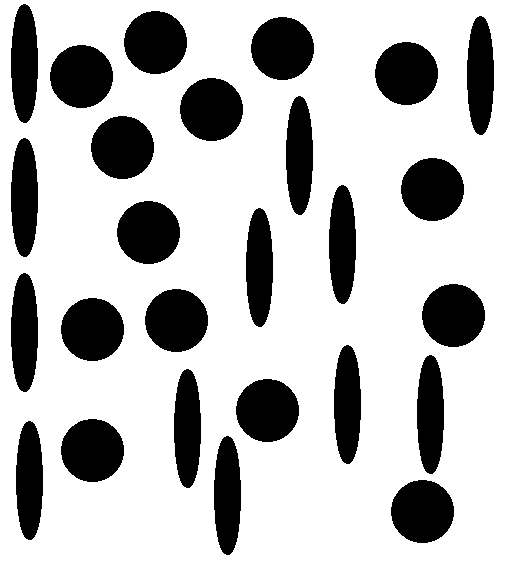
#> input picture Advanced/4.Image segmentation & contours/blobes.png, 510 x 563 px
$ jupyter execute mini_project2.ipynb
#> lines starting #> are read from the running program, lines starting #| are printed output that depends on the picture; after the words box and inside, x2 and y2 are one past the last pixel; in counts of white or black regions, pixels touching at a corner belong together
# Counting Circles & Ellipses

## cv2.SimpleBlobDetector_Params()

### Area
- `filterByArea`: فعال یا غیرفعال کردن فیلتر بر اساس مساحت.
- `minArea`: حداقل مساحت برای شناسایی بلا‌ب.
- `maxArea`: حداکثر مساحت برای شناسایی بلا‌ب.

### Circularity
- `filterByCircularity`: فعال یا غیرفعال کردن فیلتر بر اساس دایره‌ای بودن.
- `minCircularity`: حداقل میزان دایره‌ای بودن بلا‌ب (از ۰ تا ۱).
- `maxCircularity`: حداکثر میزان دایره‌ای بودن بلا‌ب (از ۰ تا ۱).

### Convexity
- `filterByConvexity`: فعال یا غیرفعال کردن فیلتر بر اساس تحدب.
- `minConvexity`: حداقل میزان تحدب بلا‌ب (از ۰ تا ۱).
- `maxConvexity`: حداکثر میزان تحدب بلا‌ب (از ۰ تا ۱).

### Inertia
- `filterByInertia`: فعال یا غیرفعال کردن فیلتر بر اساس نسبت لختی.
- `minInertiaRatio`: حداقل نسبت لختی بلا‌ب (از ۰ تا ۱).
- `maxInertiaRatio`: حداکثر نسبت لختی بلا‌ب (از ۰ تا ۱).

[cell 1]
import cv2
import numpy as np
import matplotlib.pyplot as plt

img = cv2.imread('blobes.png')
#> img is the input picture: shape (563, 510, 3); min 0, max 255, mean 188.8

thresh = cv2.adaptiveThreshold(
    cv2.cvtColor(img, cv2.COLOR_BGR2GRAY), 255, cv2.ADAPTIVE_THRESH_GAUSSIAN_C, cv2.THRESH_BINARY_INV, 21, 5
)
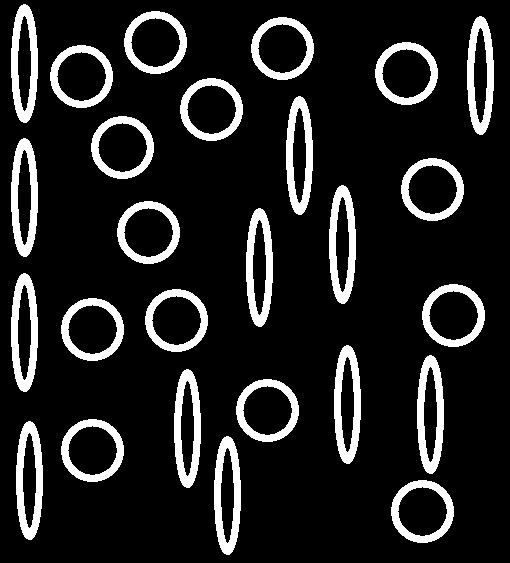
#> thresh: shape (563, 510); 13.4% white; 26 white regions

contours, _ = cv2.findContours(thresh, cv2.RETR_EXTERNAL, cv2.CHAIN_APPROX_SIMPLE)
#> contours = 26 contours; largest, box (x1, y1, x2, y2) and area: (391, 480, 454, 543) 3024, (61, 419, 124, 482) 3024, (236, 379, 299, 442) 3024, (61, 298, 124, 361) 3024, (145, 289, 208, 352) 3024

ellipse_count = 0
circle_count = 0
img_color = cv2.cvtColor(img, cv2.COLOR_BGR2RGB)
img_result = img_color.copy()

for cnt in contours:
    area = cv2.contourArea(cnt)
    if area < 800:  # filter small noise
        continue
    if len(cnt) >= 5:
        ellipse = cv2.fitEllipse(cnt)
        (x, y), (MA, ma), angle = ellipse
        ratio = min(MA, ma) / max(MA, ma)
        # Calculate circularity
        perimeter = cv2.arcLength(cnt, True)
        circularity = 4 * np.pi * area / (perimeter ** 2) if perimeter > 0 else 0
        if ratio > 0.92 and circularity > 0.85:
            cv2.ellipse(img_result, ellipse, (255, 0, 0), 2)  # Blue for circles
            circle_count += 1
        else:
            cv2.ellipse(img_result, ellipse, (0, 255, 0), 2)  # Green for ellipses
            ellipse_count += 1
#> this loop made 26 passes
#> (area, x, y, MA, ma, angle, ratio, perimeter) on passes 1 to 12: (3024, 422, 511, 62.07, 62.12, 45, 0.999, 205.8), (2457, 227, 495.1, 26.31, 120, 180, 0.219, 262.2), (2457, 29.04, 480.1, 26.31, 120, 180, 0.219, 262.2), (3024, 92.05, 450, 62.07, 62.12, 45, 0.999, 205.8), (3024, 267, 410, 62.07, 62.12, 45, 0.999, 205.8), (2457, 187, 428.1, 26.31, 120, 180, 0.219, 262.2), (2457, 430, 414.1, 26.31, 120, 180, 0.219, 262.2), (2457, 347, 404.1, 26.31, 120, 180, 0.219, 262.2), (3024, 92.05, 329, 62.07, 62.12, 45, 0.999, 205.8), (3024, 176, 320, 62.07, 62.12, 45, 0.999, 205.8), (3024, 453, 315, 62.07, 62.12, 45, 0.999, 205.8), (2457, 24.04, 332.1, 26.31, 120, 180, 0.219, 262.2)
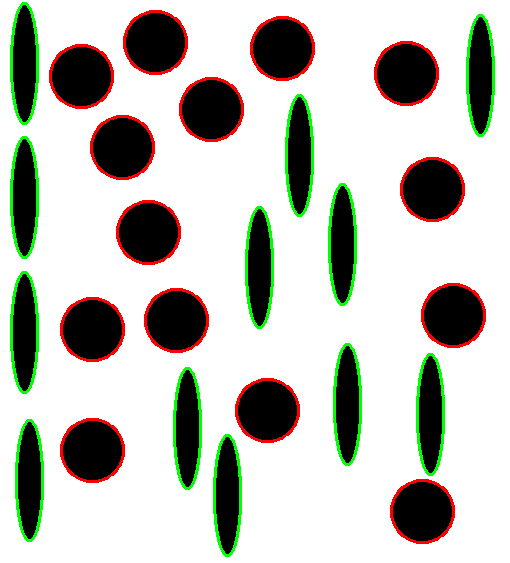
#> img_result: shape (563, 510, 3); 6.09% of pixels changed, all inside (x1, y1, x2, y2) = (10, 2, 495, 557)
#> after the loop, circle_count = 14; ellipse_count = 12

# Plotting with legend
fig, axs = plt.subplots(1, 2, figsize=(12, 6))
axs[0].imshow(img, cmap='gray')
axs[0].set_title('Original Image')
axs[0].axis('off')

axs[1].imshow(cv2.cvtColor(img_result, cv2.COLOR_BGR2RGB))
axs[1].set_title(f'Circles: {circle_count}, Ellipses: {ellipse_count}')
axs[1].axis('off')

# Add legend
from matplotlib.patches import Patch
legend_elements = [
    Patch(facecolor='blue', edgecolor='blue', label='Circle'),
    Patch(facecolor='green', edgecolor='green', label='Ellipse')
]
axs[1].legend(handles=legend_elements, loc='lower right')

plt.tight_layout()
plt.show()
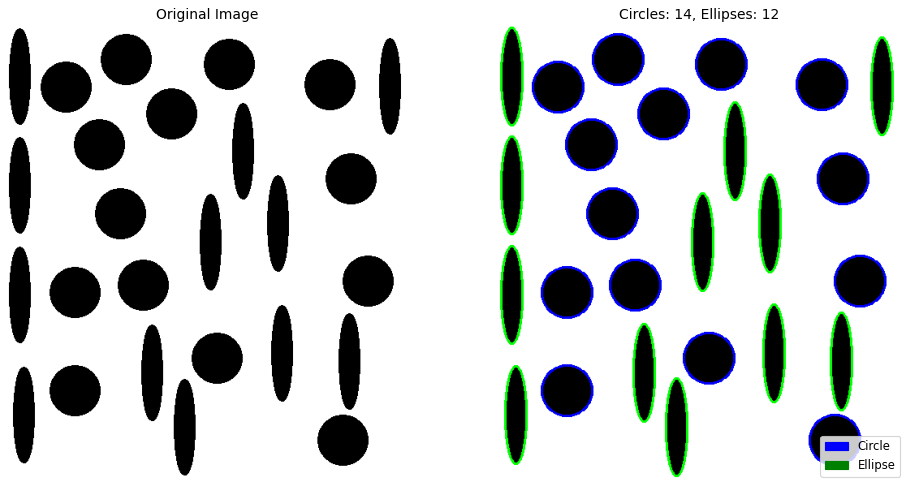
#> figure drawn by matplotlib, 2 panels; B, G, R data is drawn as R, G, B

$ run again, with Advanced/4.Image segmentation & contours/find_star.png copied over Advanced/4.Image segmentation & contours/blobes.png
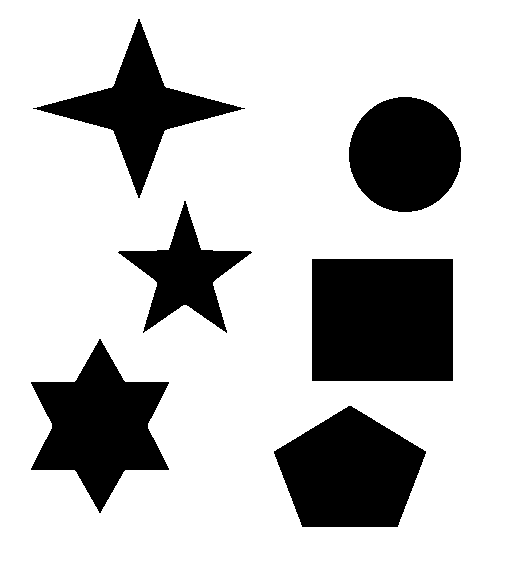
#> input picture Advanced/4.Image segmentation & contours/find_star.png, 510 x 563 px
#> img is the input picture: shape (563, 510, 3); 76.3% white; 6 black regions, box (x1, y1, x2, y2) and area: (312, 259, 453, 381) 17202, (274, 406, 426, 527) 12865, (31, 339, 169, 513) 12442, (349, 97, 461, 212) 10111, (33, 19, 245, 198) 9236, (118, 201, 252, 333) 6196
#> thresh: shape (563, 510); 6.9% white; 6 white regions
#> contours = 6 contours; box (x1, y1, x2, y2) and area: (312, 259, 453, 381) 16940, (274, 406, 426, 527) 12666, (31, 339, 169, 513) 12181, (349, 97, 461, 212) 9951, (33, 19, 245, 198) 8940, (118, 201, 252, 333) 5965
#> the loop `for cnt in contours:` made 6 passes
#> (area, x, y, MA, ma, angle, ratio, perimeter) on pass 5: (9951, 404.5, 154, 111, 114.1, 0.119, 0.973, 372.7)
#> after the loop `for cnt in contours:`:
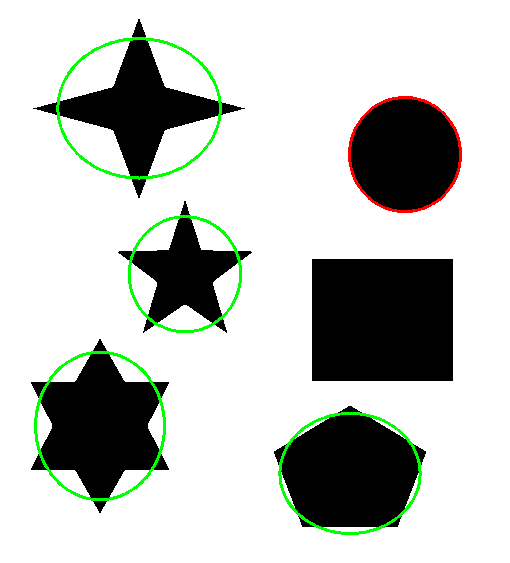
#> img_result: shape (563, 510, 3); 2.1% of pixels changed, all inside (x1, y1, x2, y2) = (34, 37, 462, 535)
#> after the loop `for cnt in contours:`: circle_count = 1; ellipse_count = 4
#> `plt.show()`:
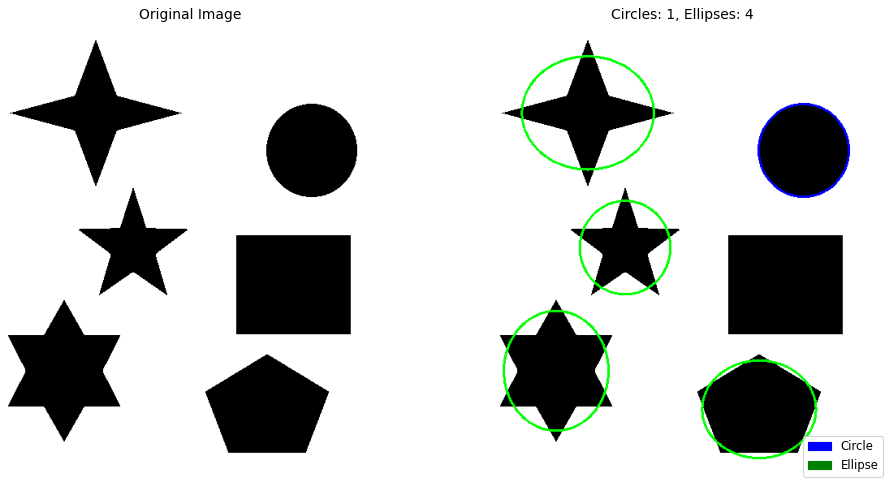
#> figure drawn by matplotlib, 2 panels; B, G, R data is drawn as R, G, B
